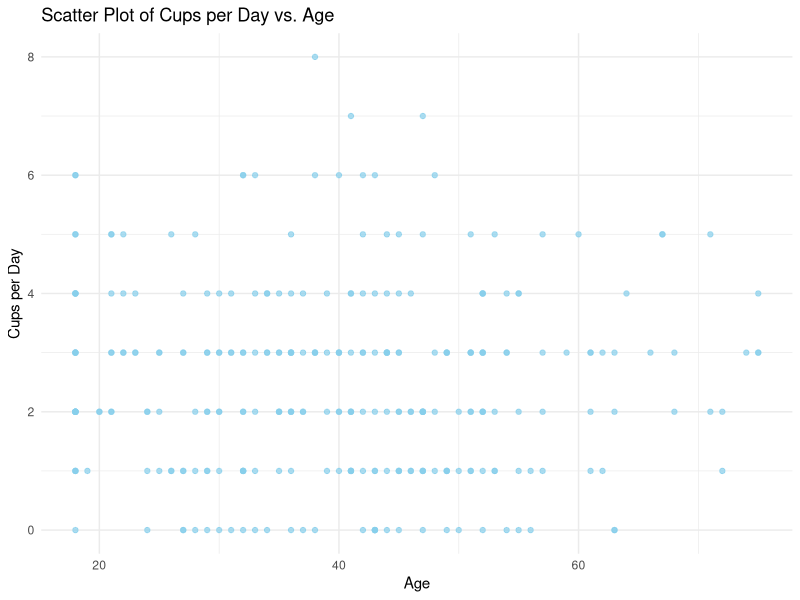
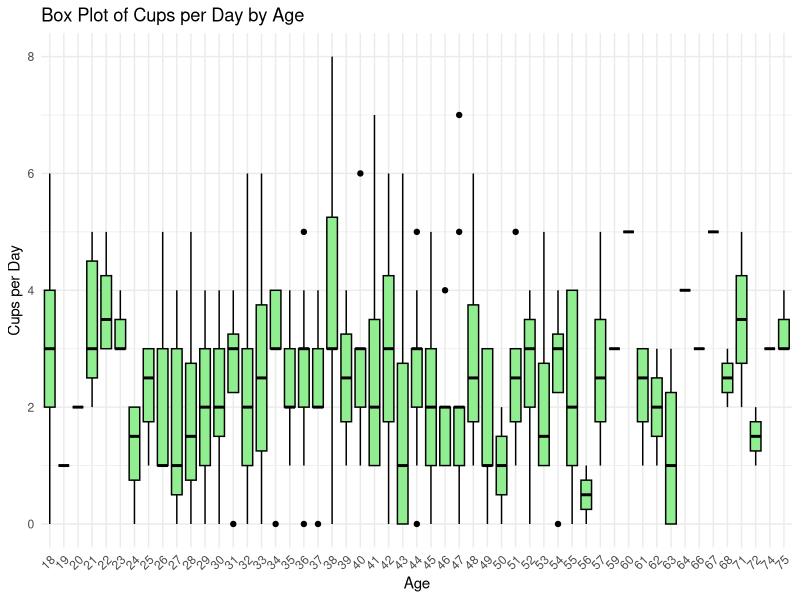
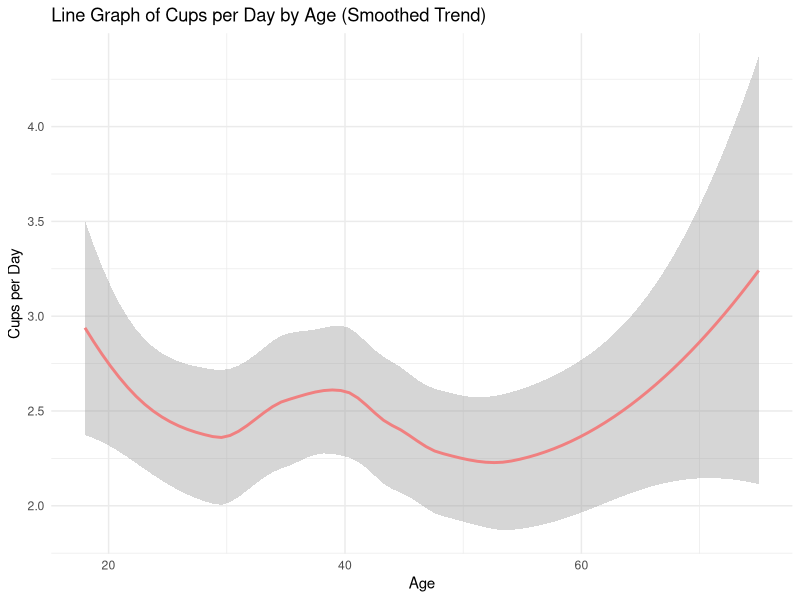

These figures' R source, in order:
# Load necessary libraries
library(ggplot2)

# Load the dataset
coffee_data <- read.csv("coffee_data_complete.csv")

# --- Option A: Scatter plot ---

# Scatter plot using ggplot2
plot_a <- ggplot(coffee_data, aes(x = age, y = cups_per_day)) +
  geom_point(color = "skyblue", alpha = 0.7) +
  labs(title = "Scatter Plot of Cups per Day vs. Age",
       x = "Age", y = "Cups per Day") +
  theme_minimal()

# Save the plot
ggsave("challenge2_plot_a.png", plot_a)

# --- Option B: Box plot ---

# Box plot using ggplot2
plot_b <- ggplot(coffee_data, aes(x = as.factor(age), y = cups_per_day)) +
  geom_boxplot(fill = "lightgreen", color = "black") +
  labs(title = "Box Plot of Cups per Day by Age",
       x = "Age", y = "Cups per Day") +
  theme_minimal() +
  theme(axis.text.x = element_text(angle = 45, hjust = 1))  # Rotate x-axis labels for readability

# Save the plot
ggsave("challenge2_plot_b.png", plot_b)

# --- Option C: Line graph with smoothed trend ---

# Line graph with smoothed trend using ggplot2
plot_c <- ggplot(coffee_data, aes(x = age, y = cups_per_day)) +
  geom_smooth(method = "loess", color = "lightcoral") +  # Use loess smoothing
  labs(title = "Line Graph of Cups per Day by Age (Smoothed Trend)",
       x = "Age", y = "Cups per Day") +
  theme_minimal()

# Save the plot
ggsave("challenge2_plot_c.png", plot_c)